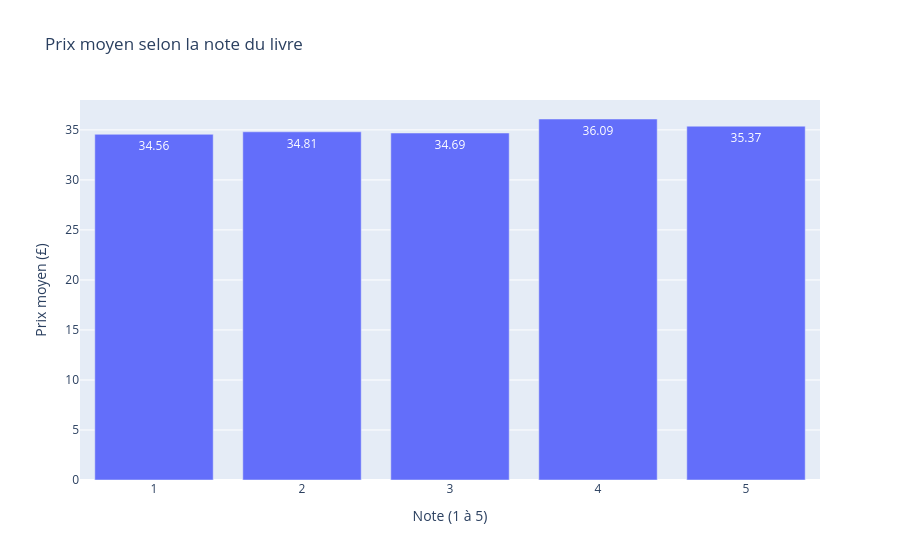
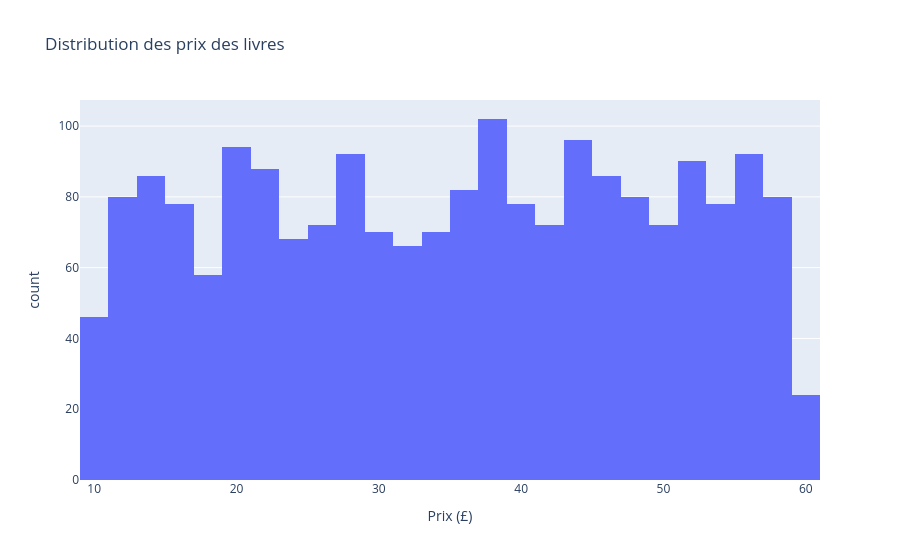

Notebook code cell kept with these figures, in order:
### Code cell
# ============================================================
# ANALYSE SQL + VISUALISATION (depuis SQLite)
# ============================================================

import plotly.express as px

# --- Requête 1 : prix et nombre de livres par note ---
q1 = pd.read_sql("""
    SELECT note,
           COUNT(*)              AS nb_livres,
           ROUND(AVG(prix), 2)   AS prix_moyen,
           MIN(prix)             AS prix_min,
           MAX(prix)             AS prix_max
    FROM livres
    GROUP BY note
    ORDER BY note
""", connexion)
print(" Prix par note :\n")
print(q1)

# --- Requête 2 : tranches de prix avec CASE WHEN ---
q2 = pd.read_sql("""
    SELECT CASE WHEN prix < 20 THEN '1. Moins de 20 £'
                WHEN prix < 40 THEN '2. De 20 à 40 £'
                ELSE '3. 40 £ et plus' END   AS tranche_prix,
           COUNT(*)                          AS nb_livres,
           ROUND(AVG(note), 2)               AS note_moyenne
    FROM livres
    GROUP BY tranche_prix
    ORDER BY tranche_prix
""", connexion)
print("\n Livres par tranche de prix :\n")
print(q2)

# --- Requête 3 : les 5 livres les plus chers parmi les 5 étoiles ---
q3 = pd.read_sql("""
    SELECT titre, prix
    FROM livres
    WHERE note = 5
    ORDER BY prix DESC
    LIMIT 5
""", connexion)
print("\n Top 5 des livres 5 étoiles les plus chers :\n")
print(q3)

# --- Graphique 1 : prix moyen par note ---
fig1 = px.bar(q1, x="note", y="prix_moyen",
              title="Prix moyen selon la note du livre",
              labels={"note": "Note (1 à 5)", "prix_moyen": "Prix moyen (£)"},
              text="prix_moyen")
fig1.show()

# --- Graphique 2 : distribution des prix ---
prix_data = pd.read_sql("SELECT prix FROM livres", connexion)
fig2 = px.histogram(prix_data, x="prix", nbins=25,
                    title="Distribution des prix des livres",
                    labels={"prix": "Prix (£)"})
fig2.show()

### Figure 1 — Plotly figure (JSON) as saved in the notebook; plotly's stock layout.template omitted (floating-point values rounded to 4 significant figures)
{"data": [{"hovertemplate": "Note (1 à 5)=%{x}<br>Prix moyen (£)=%{text}<extra></extra>", "legendgroup": "", "marker": {"color": "#636efa", "pattern": {"shape": ""}}, "name": "", "orientation": "v", "showlegend": false, "text": [34.56, 34.81, 34.69, 36.09, 35.37], "textposition": "auto", "type": "bar", "x": [1, 2, 3, 4, 5], "xaxis": "x", "y": [34.56, 34.81, 34.69, 36.09, 35.37], "yaxis": "y"}], "layout": {"barmode": "relative", "legend": {"tracegroupgap": 0}, "title": {"text": "Prix moyen selon la note du livre"}, "xaxis": {"anchor": "y", "domain": [0, 1], "title": {"text": "Note (1 à 5)"}}, "yaxis": {"anchor": "x", "domain": [0, 1], "title": {"text": "Prix moyen (£)"}}}}

### Figure 2 — Plotly figure (JSON) as saved in the notebook; plotly's stock layout.template omitted (floating-point values rounded to 4 significant figures; data arrays with more than 128 entries replaced by an {"elided": "..."} marker saying what was removed)
{"data": [{"bingroup": "x", "hovertemplate": "Prix (£)=%{x}<br>count=%{y}<extra></extra>", "legendgroup": "", "marker": {"color": "#636efa", "pattern": {"shape": ""}}, "name": "", "nbinsx": 25, "orientation": "v", "showlegend": false, "type": "histogram", "x": {"elided": "2000 float values"}, "xaxis": "x", "yaxis": "y"}], "layout": {"barmode": "relative", "legend": {"tracegroupgap": 0}, "title": {"text": "Distribution des prix des livres"}, "xaxis": {"anchor": "y", "domain": [0, 1], "title": {"text": "Prix (£)"}}, "yaxis": {"anchor": "x", "domain": [0, 1], "title": {"text": "count"}}}}
